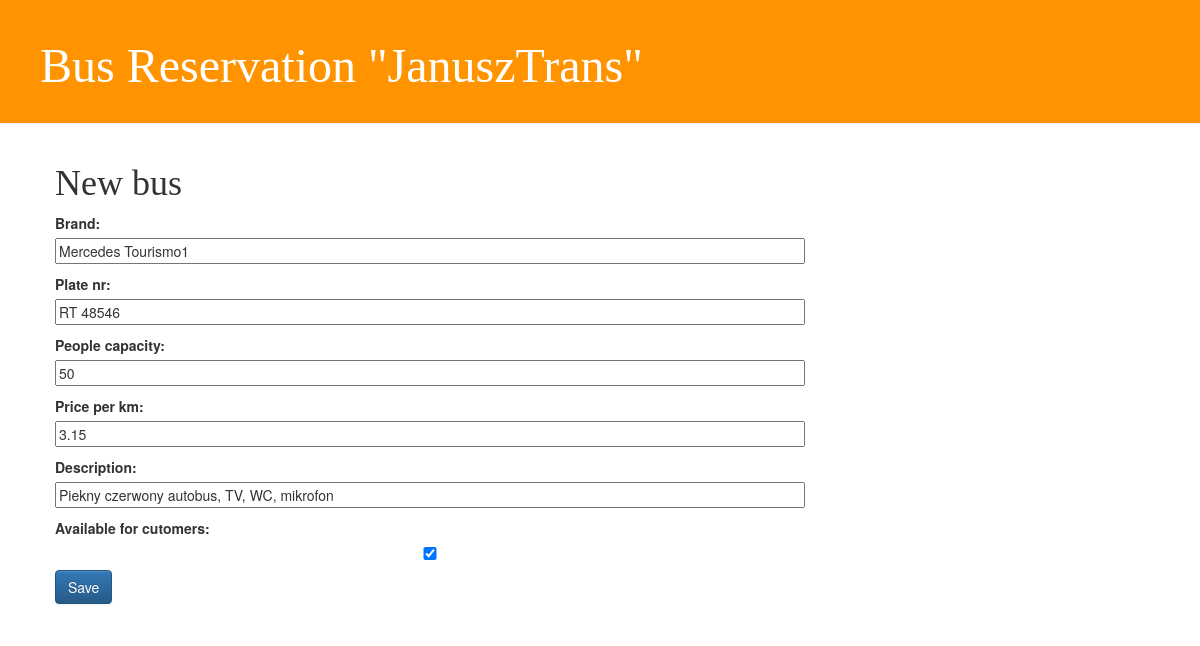
Page /panel/edit_vehicle/1/ on the earlier database version.
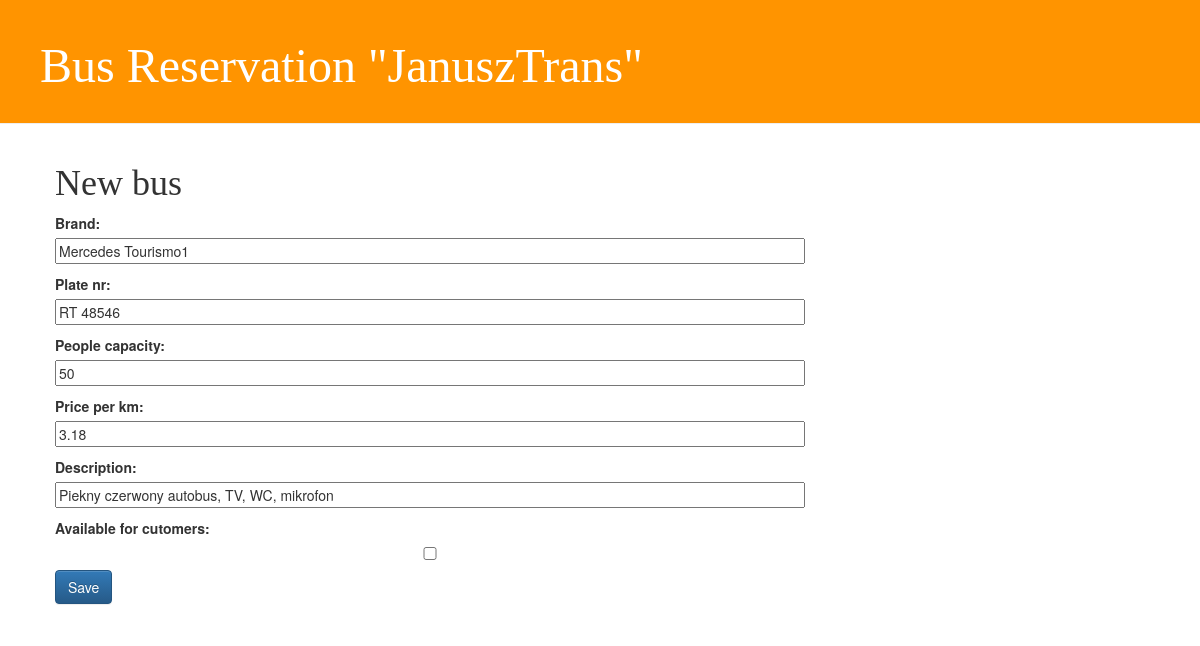
Same page on the later database version.
### busreserv/models.py (models this page shows, shortened)
class Bus(models.Model): # Base model of Bus
    description = models.CharField(max_length=200)
    brand = models.CharField(max_length=150)
    plate_nr = models.CharField(max_length=10)
    people_capacity = models.IntegerField()
    price_per_km = models.DecimalField(max_digits=5, decimal_places=2)
    available_for_cutomers = models.BooleanField(default=True)

### busreserv/views.py (the view)
# urls.py: url(r'^panel/edit_vehicle/(?P<pk>[0-9]+)/$', views.edit_vehicle_view, name='edit_vehicle'),
def edit_vehicle_view(request, pk):
    vehicle = get_object_or_404(Bus, pk=pk)
    if request.method == "POST":
        form_var = BusForm(request.POST, instance=vehicle)
        if form_var.is_valid():
            newBus = form_var.save(commit=False)
            newBus.save()
            buses = Bus.objects.all()           #to previos site in broswer
            return render(request, 'busreserv/panel.html', {'buses' : buses})
    else:
        form_var = BusForm(instance=vehicle)
    return render(request, 'busreserv/new_vehicle.html', {'formBus': form_var})

### busreserv/forms.py
class BusForm(forms.ModelForm):
    class Meta:
        model = Bus
        fields = ('brand', 'plate_nr','people_capacity','price_per_km','description','available_for_cutomers')

### busreserv/templates/busreserv/new_vehicle.html
{% extends 'busreserv/base.html' %}
{% block content %}
    <h1>New bus</h1>
    <form method="POST" class="post-form">{% csrf_token %}
        {{ formBus.as_p }}
        <button type="submit" class="btn btn-primary btn-md">Save</button>
    </form>
{% endblock %}

Differences in the rows shown:
changed Bus "Mercedes Tourismo1": price_per_km "3.15" → "3.18"; available_for_cutomers "☑" → "☐"
